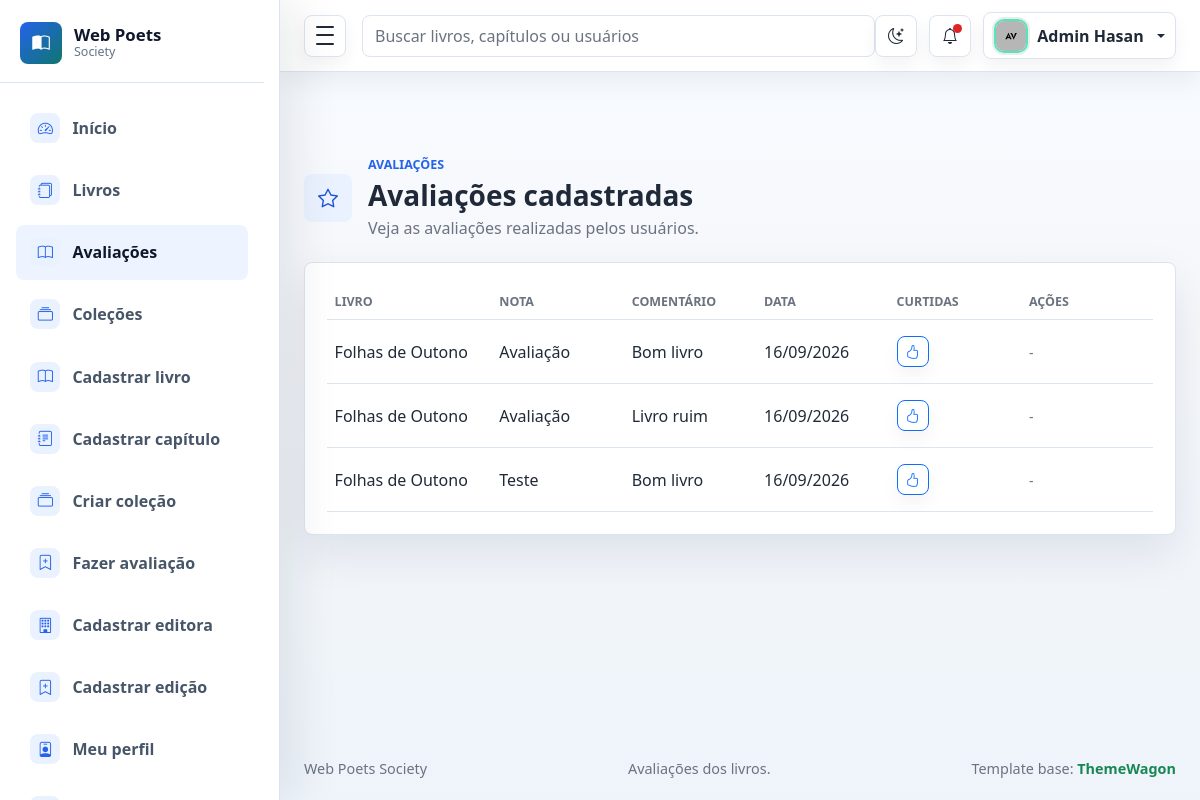
/avaliacao/ (signed in), run on the app's committed database.
### avaliacao/models.py (models this page shows, shortened)
class Avaliacao(models.Model):
    nota = models.TextField(max_length=25)
    comentario = models.TextField()
    data_avaliacao = models.DateField(auto_now_add=True)
    curtida = models.ManyToManyField('auth.User', blank=True, related_name='avaliacoes_curtidas')
    livro = models.ForeignKey('livros.livro', on_delete=models.CASCADE, default=0)
    class Meta:
        permissions = (
            ("editar_proprio_avaliacao", "Pode editar o próprio avaliação"),
            ("editar_qualquer_avaliacao", "Pode editar qualquer avaliação"),
            ("excluir_proprio_avaliacao", "Pode excluir o próprio avaliação"),
            ("excluir_qualquer_avaliacao", "Pode excluir qualquer avaliação"),
        )

### livros/models.py (models this page shows, shortened)
class Livro(models.Model):
    titulo = models.CharField(max_length=100)
    genero = models.CharField(max_length=50)
    class Meta:
        permissions = (
            ("editar_proprio_livro", "Pode editar o próprio livro"),
            ("editar_qualquer_livro", "Pode editar qualquer livro"),
            ("excluir_proprio_livro", "Pode excluir o próprio livro"),
            ("excluir_qualquer_livro", "Pode excluir qualquer livro"),
        )

### avaliacao/views.py (the view)
# urls.py: path('', views.lista_avaliacoes, name='lista'),
@login_required
def lista_avaliacoes(request):
    avaliacoes = Avaliacao.objects.all().order_by('-data_avaliacao')
    return render(request, 'view/avaliacoes.html', {'avaliacoes': avaliacoes})

### template/view/avaliacoes.html (shortened to what this page needs)
{% extends "base.html" %}
{% block footer_middle %}Avaliações dos livros.{% endblock %}
{% block content %}
<div class="container-fluid px-3 px-lg-4 py-4">
  <div class="page-heading">
    <div class="page-heading-copy">
      <span class="page-icon"><i class="bi bi-star" aria-hidden="true"></i></span>
      <div>
        <p class="eyebrow mb-1">Avaliações</p>
        <h1 class="h3 mb-1">Avaliações cadastradas</h1>
        <p class="text-muted mb-0">Veja as avaliações realizadas pelos usuários.</p>
      </div>
    </div>
  </div>
  <section class="panel">
    <div class="table-responsive">
      <table class="table align-middle mb-0">
        <thead>
          <tr>
            <th>Livro</th>
            <th>Nota</th>
            <th>Comentário</th>
            <th>Data</th>
            <th>Curtidas</th>
            <th>Ações</th>
          </tr>
        </thead>
        <tbody>
          {% for avaliacao in avaliacoes %}
          <tr>
            <td>{{ avaliacao.livro.titulo }}</td>
            <td>{{ avaliacao.nota }}</td>
            <td>{{ avaliacao.comentario }}</td>
            <td>{{ avaliacao.data_avaliacao|date:"d/m/Y" }}</td>
            <td>
              <a href="{% url 'avaliacao:curtir' avaliacao.id %}" class="btn btn-sm btn-outline-primary">
                {% if user in avaliacao.curtidas.all %}
                  <i class="bi bi-hand-thumbs-up-fill"></i>
                {% else %}
                  <i class="bi bi-hand-thumbs-up"></i>
                {% endif %}
              </a>
            </td>
            <td>
              {% if perms.livros.editar_qualquer_avaliacao or perms.livros.excluir_qualquer_avaliacao %}
                <a href="{% url 'avaliacao:editar' avaliacao.id %}" class="btn btn-sm btn-warning">Editar</a>
                <a href="{% url 'avaliacao:deletar' avaliacao.id %}" class="btn btn-sm btn-danger">Deletar</a>
              {% elif perms.livros.editar_proprio_avaliacao or perms.livros.excluir_proprio_avaliacao %}
                <a href="{% url 'avaliacao:editar' avaliacao.id %}" class="btn btn-sm btn-warning">Editar</a>
                <a href="{% url 'avaliacao:deletar' avaliacao.id %}" class="btn btn-sm btn-danger">Deletar</a>
              {% else %}
                <span class="text-muted small">-</span>
              {% endif %}
            </td>
          </tr>
          {% empty %}
          <tr>
            <td colspan="6" class="text-center text-muted py-4">Nenhuma avaliação cadastrada ainda.</td>
          </tr>
          {% endfor %}
        </tbody>
      </table>
    </div>
  </section>
</div>
{% endblock %}

### static/css/style.css (style rules this page uses)
:root { --sidebar-width: 280px; --sidebar-mini-width: 84px; --admin-bg: #f5f7fb; --admin-surface: #ffffff; --admin-surface-soft: #f8fafc; --admin-border: #dbe4ef; --admin-text: #1f2937; --admin-muted: #6b7280; --admin-primary: #2563eb; --admin-primary-dark: #1d4ed8; --admin-success: #0f766e; --admin-warning: #d97706; --admin-danger: #dc2626; --admin-sidebar: #111827; --admin-sidebar-soft: #1f2937; --admin-shadow-sm: 0 10px 24px rgba(15, 23, 42, 0.06); --admin-shadow: 0 18px 46px rgba(15, 23, 42, 0.09); --admin-shadow-lg: 0 26px 70px rgba(15, 23, 42, 0.12); --admin-ring: 0 0 0 4px rgba(37, 99, 235, 0.12); }
* { box-sizing: border-box; }
html { min-height: 100%; }
body { min-height: 100vh; margin: 0; background: linear-gradient(180deg, #f8fbff 0%, var(--admin-bg) 42%, #eef4fa 100%); color: var(--admin-text); font-family: "Segoe UI", Arial, sans-serif; }
a { text-decoration: none; }
.dashboard-content > .container-fluid { padding-top: 1.75rem !important; padding-bottom: 1.75rem !important; }
.page-heading, .panel-header, .metric-top { display: flex; align-items: center; justify-content: space-between; gap: 1rem; }
.page-heading { margin-bottom: 1.35rem; }
.page-heading h1 { font-weight: 800; letter-spacing: 0; }
.eyebrow { color: var(--admin-primary); font-size: 0.78rem; font-weight: 800; text-transform: uppercase; }
.btn { border-radius: 8px; font-weight: 700; box-shadow: 0 8px 18px rgba(15, 23, 42, 0.05); transition: border-color 0.16s ease, background 0.16s ease, box-shadow 0.16s ease, transform 0.16s ease; }
.metric-card, .panel { border: 1px solid var(--admin-border); border-radius: 8px; background: var(--admin-surface); box-shadow: var(--admin-shadow); }
.panel { padding: 1.35rem; transition: border-color 0.18s ease, box-shadow 0.18s ease; }
.table { --bs-table-bg: transparent; }
.table thead th { color: var(--admin-muted); font-size: 0.78rem; text-transform: uppercase; white-space: nowrap; }
.table tbody td { min-width: 120px; padding-top: 1rem; padding-bottom: 1rem; }
.table tbody tr { transition: background 0.16s ease; }
.page-heading-copy { display: flex; align-items: center; justify-content: flex-start; gap: 1rem; min-width: 0; }
.page-icon, .section-title i { display: inline-grid; place-items: center; flex: 0 0 auto; border-radius: 8px; background: #eaf2ff; color: var(--admin-primary-dark); }
.page-icon { width: 48px; height: 48px; font-size: 1.25rem; }
.btn { display: inline-flex; align-items: center; justify-content: center; gap: 0.4rem; }
.text-muted { color: var(--admin-muted) !important; }
html[data-theme="light"] { color-scheme: light; }
body, .admin-navbar, .admin-sidebar, .admin-main, .metric-card, .panel, .auth-card, .error-card, .dropdown-menu, .modal-content, .form-control, .form-select { transition: background-color 0.18s ease, border-color 0.18s ease, color 0.18s ease, box-shadow 0.18s ease; }
.table { --bs-table-color: var(--admin-text); --bs-table-border-color: var(--admin-border); color: var(--admin-text); }
html:not([data-theme="dark"]) { --admin-sidebar: #ffffff; --admin-sidebar-soft: #eef4ff; --admin-sidebar-border: #dbe4ef; --admin-sidebar-text: #475569; --admin-sidebar-text-strong: #0f172a; --admin-sidebar-muted: #64748b; --admin-sidebar-icon-bg: #eaf2ff; --admin-sidebar-icon: #2563eb; --admin-sidebar-shadow: 18px 0 42px rgba(15, 23, 42, 0.08); }

### data on the page
Avaliacao: livro.titulo "Folhas de Outono", nota "Avaliação", comentario "Bom livro", data_avaliacao "16/09/2026"
Avaliacao: livro.titulo "Folhas de Outono", nota "Avaliação", comentario "Livro ruim", data_avaliacao "16/09/2026"
Avaliacao: livro.titulo "Folhas de Outono", nota "Teste", comentario "Bom livro", data_avaliacao "16/09/2026"
